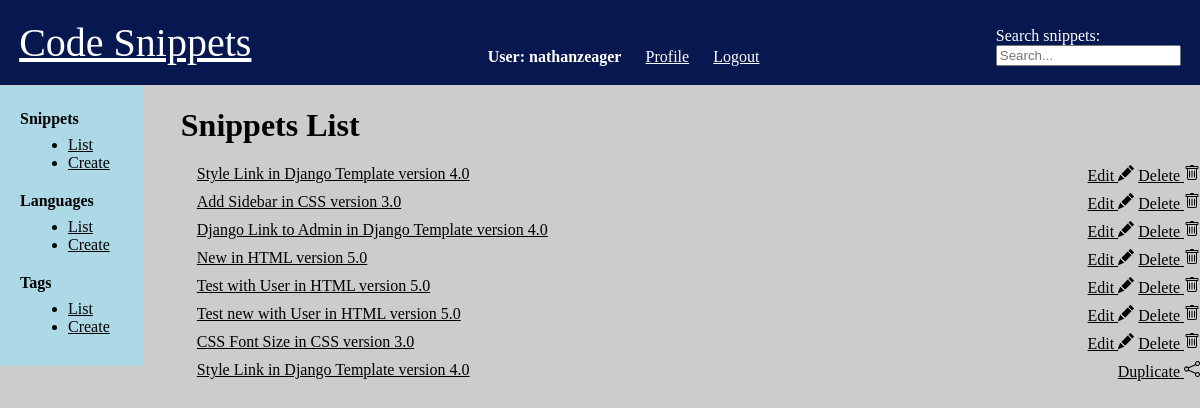
Page / (signed in) on the earlier database version.
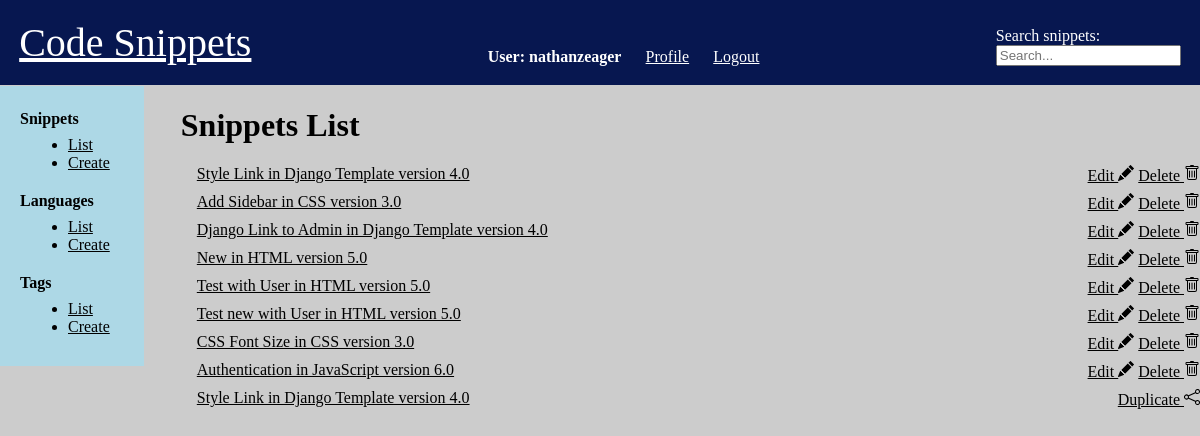
Same page on the later database version.
### snippets/models.py (models this page shows)
class User(BaseUser):
    pass

class Snippet(models.Model):
    title = models.CharField(max_length=255, default='')
    description = models.CharField(max_length=512, default='', blank=True)
    code = models.TextField()
    language = models.ForeignKey(
        'Language', on_delete=models.CASCADE, related_name='snippets', blank=True, null=True)
    user = models.ManyToManyField(
        'User', related_name='snippets')
    author = models.ForeignKey(
        'User', on_delete=models.CASCADE, related_name='my_snippet')
    parent = models.ForeignKey(
        'Snippet', on_delete=models.SET_NULL, related_name='forks', blank=True, null=True)
    created_at = models.DateTimeField(auto_now_add=True)
    tag = models.ManyToManyField('Tag', related_name='snippets', blank=True)
    def __str__(self):
        return f'{self.title} in {self.language}'

class Language(models.Model):
    name = models.CharField(max_length=255)
    version = models.FloatField(blank=True, null=True)
    def __str__(self):
        return f'{self.name} version {self.version}'

### snippets/views.py (the view)
# urls.py: path('', views.list_snippet, name='list_snippet'),
def list_snippet(request):
    snippets = Snippet.objects.all()
    return render(request, 'snippets/list_snippet.html', {'snippets': snippets})

### templates/snippets/list_snippet.html (shortened to what this page needs)
{% extends 'base.html' %}
{% block content %}
    <h1> Snippets List </h1>
    {% for snippet in snippets %}
        <div class="list-item">
            <a href="{% url 'detail_snippet' pk=snippet.pk %}"> {{ snippet }} </a>
            <div class="actions">
                {% if user == snippet.author %}
                <a href="{% url 'edit_snippet' pk=snippet.pk %}"> Edit {% include './icons/pencil-fill.svg' %}</a>
                <a href="{% url 'delete_snippet' pk=snippet.pk %}"> Delete {% include './icons/trash.svg' %}</a>
                {% elif user.is_authenticated %}
                <a href="{% url 'copy_snippet' pk=snippet.pk %}"> Duplicate {% include './icons/share.svg' %}</a>
                {% endif %}
            </div>
        </div>
    {% endfor %}
{% endblock content %}

### templates/base.html (shortened to what this page needs)
{% load static %}
<!DOCTYPE html>
<html lang="en">
<head>
    <link rel="stylesheet" href="{% static 'css/prism.css' %}">
    <link rel="stylesheet" href="{% static 'css/style.css' %}">
</head>
<body>
    <header>
        <a href="{% url 'list_snippet' %}">Code Snippets</a>
        <div class='account'>{% if user.is_authenticated %}<div class="username">User: {{request.user.username}}</div> <div><a href="/profile">Profile</a></div> <div><a href="/accounts/logout">Logout</a></div> {% else %} <div><a href="/accounts/login">Login</a></div> <div><a href="/accounts/register">Register</a></div> {% endif %} </div>
        <div class="search">Search snippets: <form action="{% url 'search_snippet' %}" method='GET'> <input name="q" type="text" placeholder="Search..."></form></div>
    </header>
    <div class="sidebar">
        <div class="sidebar-section">
            Snippets
            <ul>
                <li><a href="{% url 'list_snippet' %}">List</a></li>
                {% if user.is_authenticated %}
                <li><a href="{% url 'create_snippet' %}">Create</a></li>
                {% endif %}
            </ul>
        </div>
        <div class="sidebar-section">
            Languages
            <ul>
                <li><a href="{% url 'list_language' %}">List</a></li>
                {% if user.is_authenticated %}
                <li><a href="{% url 'create_language' %}">Create</a></li>
                {% endif %}
            </ul>
        </div>
        <div class="sidebar-section">
            Tags
            <ul>
                <li><a href="{% url 'list_tag' %}">List</a></li>
                {% if user.is_authenticated %}
                <li><a href="{% url 'create_tag' %}">Create</a></li>
                {% endif %}
            </ul>
        </div>
    </div>
    <div class="body-text">
        {% block content %}
        {% endblock content %}
    </div>
</body>
</html>

### static/css/style.css (style rules this page uses)
html, body { margin: 0; padding: 0; }
body { background-color: #ccc; }
a { color: black; }
header { background-color: rgb(7, 23, 80); padding: 1.2rem; margin: 0; font-size: 2.5rem; color: white; display: flex; justify-content: space-between; }
header a { color: white; }
.account { font-size: 1rem; width: 20rem; position: relative; display: flex; justify-content: space-evenly; }
.account div { margin-top: auto; }
.username { font-weight: bold; }
.search { font-size: 1rem; position: relative; margin-top: auto; }
.sidebar { height: 16.5rem; width: 9rem; position: fixed; left: 0; top: 5.4rem; padding-top: 1rem; background-color: lightblue; }
.sidebar div { padding: 0.5rem 0.25rem 0.25rem 1.25rem; display: block; font-size: 16px; font-weight: bold; }
.sidebar div ul { margin: 0.5rem; font-size: 16px; font-weight: normal; }
.body-text { margin-left: 9.3rem; padding-left: 2rem; }
.list-item { padding: 0 0 0.5rem 1rem; display: flex; justify-content: space-between; }
h1 { display: flex; justify-content: space-between; }

Differences in the rows shown:
added Snippet: title+language "Authentication in JavaScript version 6.0", shows "Edit"
